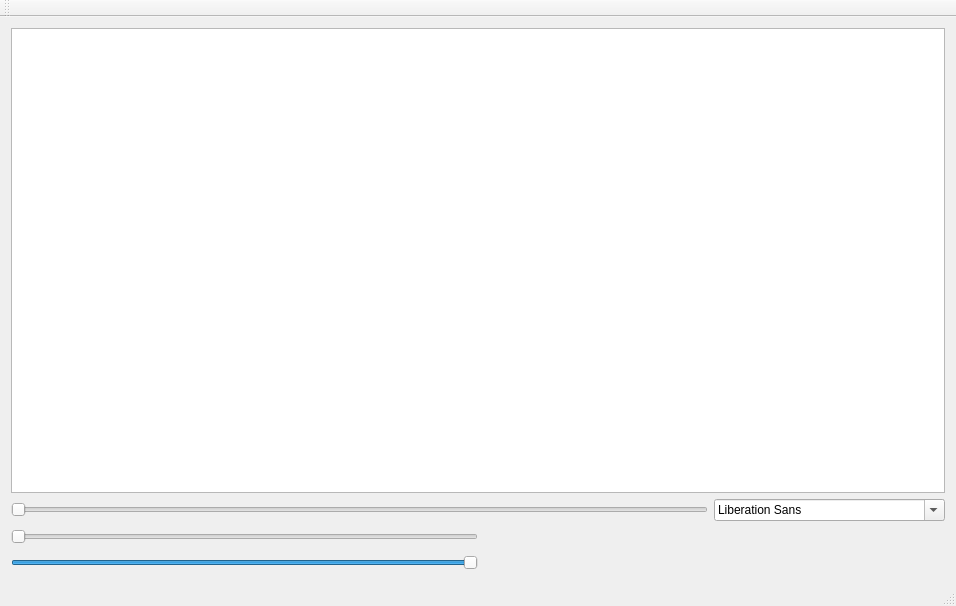
<?xml version="1.0" encoding="UTF-8"?>
<ui version="4.0">
 <class>MainWindow</class>
 <widget class="QMainWindow" name="MainWindow">
  <property name="geometry">
   <rect>
    <x>0</x>
    <y>0</y>
    <width>956</width>
    <height>606</height>
   </rect>
  </property>
  <property name="windowTitle">
   <string>MainWindow</string>
  </property>
  <widget class="QWidget" name="centralWidget">
   <layout class="QHBoxLayout" name="horizontalLayout_4">
    <item>
     <layout class="QVBoxLayout" name="verticalLayout">
      <item>
       <widget class="QGraphicsView" name="graphicsView"/>
      </item>
      <item>
       <layout class="QHBoxLayout" name="horizontalLayout">
        <item>
         <widget class="QSlider" name="sliderVitesse">
          <property name="maximum">
           <number>500</number>
          </property>
          <property name="orientation">
           <enum>Qt::Horizontal</enum>
          </property>
         </widget>
        </item>
        <item>
         <widget class="QFontComboBox" name="fontComboBox"/>
        </item>
       </layout>
      </item>
      <item>
       <layout class="QHBoxLayout" name="horizontalLayout_2">
        <item>
         <widget class="QSlider" name="sliderToursMinute">
          <property name="maximum">
           <number>5400</number>
          </property>
          <property name="orientation">
           <enum>Qt::Horizontal</enum>
          </property>
         </widget>
        </item>
        <item>
         <spacer name="horizontalSpacer">
          <property name="orientation">
           <enum>Qt::Horizontal</enum>
          </property>
          <property name="sizeHint" stdset="0">
           <size>
            <width>40</width>
            <height>20</height>
           </size>
          </property>
         </spacer>
        </item>
       </layout>
      </item>
      <item>
       <layout class="QHBoxLayout" name="horizontalLayout_3">
        <item>
         <widget class="QSlider" name="sliderEssence">
          <property name="maximum">
           <number>100</number>
          </property>
          <property name="value">
           <number>100</number>
          </property>
          <property name="sliderPosition">
           <number>100</number>
          </property>
          <property name="orientation">
           <enum>Qt::Horizontal</enum>
          </property>
         </widget>
        </item>
        <item>
         <spacer name="horizontalSpacer_2">
          <property name="orientation">
           <enum>Qt::Horizontal</enum>
          </property>
          <property name="sizeHint" stdset="0">
           <size>
            <width>40</width>
            <height>20</height>
           </size>
          </property>
         </spacer>
        </item>
       </layout>
      </item>
     </layout>
    </item>
   </layout>
  </widget>
  <widget class="QMenuBar" name="menuBar">
   <property name="geometry">
    <rect>
     <x>0</x>
     <y>0</y>
     <width>956</width>
     <height>22</height>
    </rect>
   </property>
  </widget>
  <widget class="QToolBar" name="mainToolBar">
   <attribute name="toolBarArea">
    <enum>TopToolBarArea</enum>
   </attribute>
   <attribute name="toolBarBreak">
    <bool>false</bool>
   </attribute>
  </widget>
  <widget class="QStatusBar" name="statusBar"/>
 </widget>
 <layoutdefault spacing="6" margin="11"/>
 <resources/>
 <connections/>
</ui>
